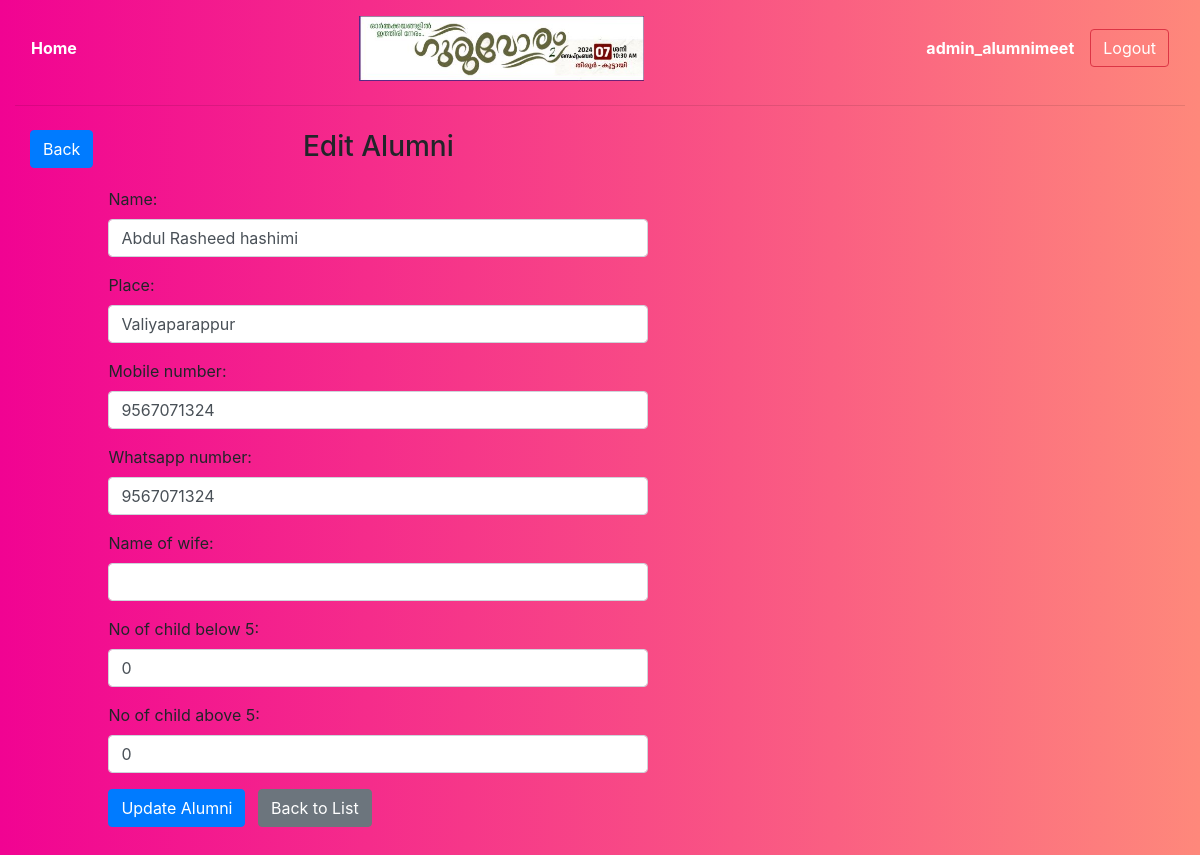
Page /alumni_update/21/ (signed in) on the committed database.
### register_app/models.py (models this page shows)
class Alumni(models.Model):
    name = models.CharField(max_length=100)
    place = models.CharField(max_length=100)
    mobile_number = models.CharField(max_length=15, unique=True)
    whatsapp_number = models.CharField(max_length=15)
    name_of_wife = models.CharField(max_length=15, blank=True, default=None)
    no_of_child_below_5 = models.IntegerField(default=0)
    no_of_child_above_5 = models.IntegerField(default=0)
    is_registered = models.BooleanField(default=False)
    class Meta:
        ordering = ['name']

### register_app/views.py (the view)
# urls.py: path('alumni_update/<int:pk>/', alumni_update, name="alumni_update"),
@login_required
def alumni_update(request, pk):
    alumni = get_object_or_404(Alumni, pk=pk)
    if request.method == 'POST':
        form = AlumniForm(request.POST, instance=alumni)
        if form.is_valid():
            form.save()
            return redirect('alumni_list')
    else:
        form = AlumniForm(instance=alumni)
    return render(request, 'alumni/alumni_registration.html', {'form': form})

### register_app/forms.py
class AlumniForm(forms.ModelForm):
    class Meta:
        model = Alumni
        fields = ['name', 'place', 'mobile_number', 'whatsapp_number', 'name_of_wife', 'no_of_child_below_5', 'no_of_child_above_5']
    def __init__(self, *args, **kwargs):
        super().__init__(*args, **kwargs)
        for field in self.fields.values():
            field.widget.attrs.update({'class': 'form-control'})
        self.fields['name_of_wife'].required = False

### templates/alumni/alumni_registration.html (shortened to what this page needs)
{% extends 'admin/base.html' %}
{% block content %}
<div class="container my-4">
    <div class="row">
        <div class="home-button text-center">
            <a href="{% url 'alumni_list' %}" class="btn btn-primary">Back</a>
        </div>
        <main class="col-md-6">
            <div class="row justify-content-center">
                <div class="home-button text-center">
                    <h3 class="mb-4 text-center">{% if form.instance.pk %}Edit{% else %}Add{% endif %} Alumni</h3>
                </div>
            </div>
            <form method="post">
                <div class="form-group">
                    {% for field in form %}
                        <div class="form-group">
                            {{ field.label_tag }}
                            {{ field }}
                        </div>
                    {% endfor %}
                </div>
                <button type="submit" class="btn btn-primary">
                    {% if form.instance.pk %}Update{% else %}Add{% endif %} Alumni
                </button>
                <a href="{% url 'alumni_list' %}" class="btn btn-secondary ml-2">Back to List</a>
            </form>
        </main>
    </div>
</div>
{% endblock %}

### templates/admin/base.html (shortened to what this page needs)
{% load static %}
<head>
    <link rel="stylesheet" href="https://stackpath.bootstrapcdn.com/bootstrap/4.3.1/css/bootstrap.min.css">
</head>
<body style="background: linear-gradient(to right, #f10392, #fe887b);">
    <div class="container-fluid">
        <header>
            <nav class="navbar navbar-light bg-gradient-light justify-content-between mt-2">
                <div class="d-flex w-100 justify-content-between align-items-center">
                    {% if user.is_authenticated %}
                        <a href="{% url 'admin_dashboard' %}" class="text-white"><strong>Home</strong></a>
                    {% endif %}
                    <img class="mx-auto d-block" src="{% static 'images/banner_alumni_meet.jpg' %}" style="width: 25%;" alt="Alumni Meet Banner">
                    <div class="d-flex align-items-center">
                        {% if user.is_authenticated %}
                            <span class="navbar-text mr-3 text-white">
                                <strong>{{ user.username }}</strong>
                            </span>
                            <a href="{% url 'logout' %}" class="btn btn-outline-danger my-2 my-sm-0 text-white">Logout</a>
                        {% else %}
                            <a href="{% url 'login' %}" class="btn btn-outline-primary my-2 my-sm-0">Login</a>
                        {% endif %}
                    </div>
                </div>
            </nav>
        </header>
        <hr>
        <section>
            {% block content %}
            {% endblock %}
        </section>
    </div>
</body>

### rows in the picture
Alumni: form "Abdul Rasheed hashimi" "Valiyaparappur" "9567071324" "9567071324" "0" "0"

### other values in the picture
{{ user.username }} "admin_alumnimeet"
{{ field.label_tag }} "Name:" "Place:" "Mobile number:" "Whatsapp number:" "Name of wife:" "No of child below 5:" "No of child above 5:"
